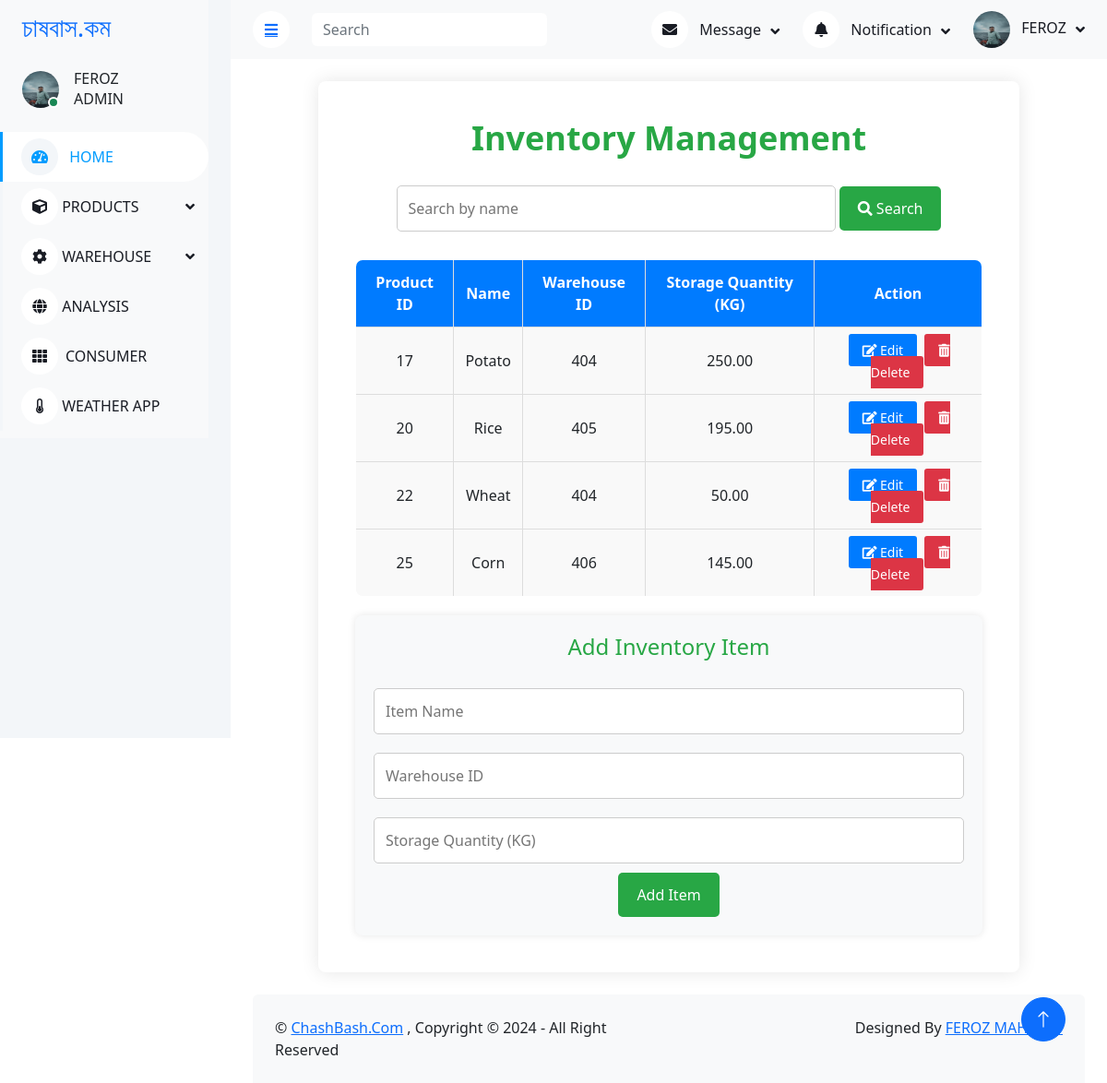
/pages/AdminInventory.php, run on the app's committed database.
### tables this page shows
CREATE TABLE `inventory` (
  `PrimaryID` int(11) NOT NULL,
  `name` varchar(255) NOT NULL,
  `warehouseID` varchar(50) NOT NULL,
  `storage_quantity_kg` decimal(10,2) NOT NULL
);

### pages/AdminInventory.php (the view, shortened to what this page needs)
<?php
$host = 'localhost';
$dbname = 'tutorial';
$username = 'root';
$password = '';
try {
    $pdo = new PDO("mysql:host=$host;dbname=$dbname;charset=utf8", $username, $password);
    $pdo->setAttribute(PDO::ATTR_ERRMODE, PDO::ERRMODE_EXCEPTION);
} catch (PDOException $e) {
    die("Database connection failed: " . $e->getMessage());
}
$search = $_GET['search'] ?? '';
$stmt = $pdo->prepare("SELECT * FROM inventory WHERE name LIKE ?");
$stmt->execute(['%' . $search . '%']);
$inventory = $stmt->fetchAll(PDO::FETCH_ASSOC);
?>
<!DOCTYPE html>
<html lang="en">
<head>
    <link href="https://cdnjs.cloudflare.com/ajax/libs/font-awesome/5.10.0/css/all.min.css" rel="stylesheet">
    <link href="https://cdn.jsdelivr.net/npm/bootstrap-icons@1.4.1/font/bootstrap-icons.css" rel="stylesheet">
    <link href="../lib/owlcarousel/assets/owl.carousel.min.css" rel="stylesheet">
    <link href="../lib/tempusdominus/css/tempusdominus-bootstrap-4.min.css" rel="stylesheet" />
    <link href="../css/bootstrap.min.css" rel="stylesheet">
    <link href="../css/FarmerDashboard.css" rel="stylesheet">
</head>
<body>
    <div class="container-xxl position-relative bg-white d-flex p-0">
       <div class="sidebar pe-4 pb-3">
            <nav class="navbar bg-light navbar-light">
                <a href="admin_index.php" class="navbar-brand mx-4 mb-3">
                    <h3 class="text-primary"></i>চাষবাস.কম</h3>
                </a>
                <div class="d-flex align-items-center ms-4 mb-4">
                    <div class="position-relative">
                        <img class="rounded-circle" src="../images/FarmerDashboard/a_user.jpeg" alt="" style="width: 40px; height: 40px;">
                        <div class="bg-success rounded-circle border border-2 border-white position-absolute end-0 bottom-0 p-1"></div>
                    </div>
                    <div class="ms-3">
                        <h6 class="mb-0">FEROZ</h6>
                        <span> ADMIN </span>
                    </div>
                </div>
                <div class="navbar-nav w-100">
                    <a href="admin_index.php" class="nav-item nav-link active"><i class="fa fa-tachometer-alt me-2"></i> HOME </a>
                    <div class="nav-item dropdown">
                        <div class="nav-item dropdown">
                            <div class="nav-item dropdown">
                                <a href="add_new.php" class="nav-link dropdown-toggle" data-bs-toggle="dropdown"><i class="fa fa-cube"></i> PRODUCTS </a>
                            </div>
                            <div class="nav-item dropdown">
                        <a href="#" class="nav-link dropdown-toggle" data-bs-toggle="dropdown"><i class="fa fa-cog"></i> WAREHOUSE </a>
                    <a href="ProductAnalysis.php" class="nav-item nav-link"><i class="fa fa-globe"></i> ANALYSIS </a>
                    <a href="AdminConsumer.php" class="nav-item nav-link"><i class="fa fa-th me-2"></i>CONSUMER </a>
                    <a href="weather.php" class="nav-item nav-link"><i class="fa fa-thermometer-quarter"></i> WEATHER APP </a>
                        </div>
                    </div>
                </div>
            </nav>
        </div>
        <div class="content">
            <nav class="navbar navbar-expand bg-light navbar-light sticky-top px-4 py-0">
                <a href="#" class="sidebar-toggler flex-shrink-0">
                    <i class="fa fa-bars"></i>
                </a>
                <form class="d-none d-md-flex ms-4">
                    <input class="form-control border-0" type="search" placeholder="Search">
                </form>
                <div class="navbar-nav align-items-center ms-auto">
                    <div class="nav-item dropdown">
                        <a href="#" class="nav-link dropdown-toggle" data-bs-toggle="dropdown">
                            <i class="fa fa-envelope me-lg-2"></i>
                            <span class="d-none d-lg-inline-flex">Message</span>
                        </a>
                    </div>
                    <div class="nav-item dropdown">
                        <a href="#" class="nav-link dropdown-toggle" data-bs-toggle="dropdown">
                            <i class="fa fa-bell me-lg-2"></i>
                            <span class="d-none d-lg-inline-flex">Notification</span>
                        </a>
                    </div>
                    <div class="nav-item dropdown">
                        <a href="#" class="nav-link dropdown-toggle" data-bs-toggle="dropdown">
                            <img class="rounded-circle me-lg-2" src="../images/FarmerDashboard/a_user.jpeg"" alt="" style="width: 40px; height: 40px;">
                            <span class="d-none d-lg-inline-flex">FEROZ</span>
                        </a>
                    </div>
                </div>
            </nav>
            <br>
</head>
<body>
    <div class="container">
        <h1>Inventory Management</h1>
        <form method="GET" action="">
            <input type="text" name="search" placeholder="Search by name" class="search-box" value="<?= htmlspecialchars($search) ?>">
            <button type="submit" class="search-btn"><i class="fas fa-search"></i> Search</button>
        </form>
        <table>
            <thead>
                <tr>
                    <th>Product ID</th>
                    <th>Name</th>
                    <th>Warehouse ID</th>
                    <th>Storage Quantity (KG)</th>
                    <th>Action</th>
                </tr>
            </thead>
            <tbody>
                <?php foreach ($inventory as $item): ?>
                    <tr>
                        <td><?= $item['PrimaryID'] ?></td>
                        <td><?= htmlspecialchars($item['name']) ?></td>
                        <td><?= htmlspecialchars($item['warehouseID']) ?></td>
                        <td><?= $item['storage_quantity_kg'] ?></td>
                        <td>
                            <a href="?edit=<?= $item['PrimaryID'] ?>" class="action-btn"><i class="fas fa-edit"></i> Edit</a>
                            <a href="?delete=<?= $item['PrimaryID'] ?>" class="action-btn delete"><i class="fas fa-trash-alt"></i> Delete</a>
                        </td>
                    </tr>
                <?php endforeach; ?>
            </tbody>
        </table>
        <form method="POST" class="add-form">
            <h2>Add Inventory Item</h2>
            <input type="text" name="name" class="form-input" placeholder="Item Name" required>
            <input type="text" name="warehouseID" class="form-input" placeholder="Warehouse ID" required>
            <input type="number" name="storage_quantity_kg" class="form-input" placeholder="Storage Quantity (KG)" step="0.01" required>
            <button type="submit" name="add">Add Item</button>
        </form>
    </div>
</body>
</html>
            <div class="container-fluid pt-4 px-4">
                <div class="bg-light rounded-top p-4">
                    <div class="row">
                        <div class="col-12 col-sm-6 text-center text-sm-start">
                            &copy; <a href="#">ChashBash.Com</a> , Copyright © 2024 - All Right Reserved
                        </div>
                        <div class="col-12 col-sm-6 text-center text-sm-end">
                            Designed By <a href="">FEROZ MAHMUD</a>
                        </div>
                    </div>
                </div>
            </div>
        <a href="#" class="btn btn-lg btn-primary btn-lg-square back-to-top"><i class="bi bi-arrow-up"></i></a>
</body>
</html>

### css/FarmerDashboard.css (style rules this page uses)
:root { --primary: #009CFF; --light: #F3F6F9; --dark: #191C24; }
.back-to-top { position: fixed; display: none; right: 45px; bottom: 45px; z-index: 99; }
.btn { transition: .5s; }
.btn.btn-primary { color: #FFFFFF; }
.btn-lg-square { width: 48px; height: 48px; }
.btn-square, .btn-sm-square, .btn-lg-square { padding: 0; display: inline-flex; align-items: center; justify-content: center; font-weight: normal; border-radius: 50px; }
.sidebar { position: fixed; top: 0; left: 0; bottom: 0; width: 250px; height: 100vh; overflow-y: auto; background: var(--light); transition: 0.5s; z-index: 999; }
.content { margin-left: 250px; min-height: 100vh; background: #FFFFFF; transition: 0.5s; }
@media (min-width: 992px) { .sidebar { margin-left: 0; } }
@media (min-width: 992px) { .content { width: calc(100% - 250px); } }
.sidebar .navbar .navbar-nav .nav-link { padding: 7px 20px; color: var(--dark); font-weight: 500; border-left: 3px solid var(--light); border-radius: 0 30px 30px 0; outline: none; }
.sidebar .navbar .navbar-nav .nav-link:hover, .sidebar .navbar .navbar-nav .nav-link.active { color: var(--primary); background: #FFFFFF; border-color: var(--primary); }
.sidebar .navbar .navbar-nav .nav-link i { width: 40px; height: 40px; display: inline-flex; align-items: center; justify-content: center; background: #FFFFFF; border-radius: 40px; }
.sidebar .navbar .navbar-nav .nav-link:hover i, .sidebar .navbar .navbar-nav .nav-link.active i { background: var(--light); }
.sidebar .navbar .dropdown-toggle::after { position: absolute; top: 15px; right: 15px; border: none; content: "\f107"; font-family: "Font Awesome 5 Free"; font-weight: 900; transition: .5s; }
.content .navbar .navbar-nav .nav-link { margin-left: 25px; padding: 12px 0; color: var(--dark); outline: none; }
.content .navbar .sidebar-toggler, .content .navbar .navbar-nav .nav-link i { width: 40px; height: 40px; display: inline-flex; align-items: center; justify-content: center; background: #FFFFFF; border-radius: 40px; }
.content .navbar .dropdown-toggle::after { margin-left: 6px; vertical-align: middle; border: none; content: "\f107"; font-family: "Font Awesome 5 Free"; font-weight: 900; transition: .5s; }
input, label { margin: 0.4rem 0; }

### pages/AdminInventory.php (style rules this page uses)
.container { width: 80%; max-width: 1000px; background-color: #fff; padding: 40px; box-shadow: 0 0 20px rgba(0, 0, 0, 0.1); border-radius: 8px; box-sizing: border-box; text-align: center; }
h1 { color: #28a745; font-size: 36px; margin-bottom: 20px; font-weight: bold; }
.search-box { width: 70%; padding: 12px; font-size: 16px; border-radius: 5px; border: 1px solid #ccc; margin: 10px 0; transition: border-color 0.3s ease; }
.search-btn { padding: 12px 20px; background-color: #28a745; color: white; border: none; cursor: pointer; border-radius: 5px; font-size: 16px; transition: background-color 0.3s ease; }
table { width: 100%; margin-top: 20px; border-collapse: collapse; border-radius: 8px; overflow: hidden; }
table, th, td { border: 1px solid #ddd; }
th, td { padding: 12px; text-align: center; font-size: 16px; }
th { background-color: #007bff; color: white; }
td { background-color: #f9f9f9; }
.action-btn { padding: 8px 15px; margin: 2px; text-decoration: none; color: white; background-color: #007bff; border-radius: 3px; font-size: 14px; transition: background-color 0.3s ease; }
.action-btn.delete { background-color: #dc3545; }
.add-form, .edit-form { background-color: #f8f9fa; border-radius: 8px; padding: 20px; box-shadow: 0 0 8px rgba(0, 0, 0, 0.1); margin-top: 20px; }
.add-form h2, .edit-form h2 { color: #28a745; font-size: 24px; margin-bottom: 20px; }
.form-input { width: 100%; padding: 12px; margin: 10px 0; border: 1px solid #ccc; border-radius: 5px; font-size: 16px; transition: border-color 0.3s ease; }
button[type="submit"] { padding: 12px 20px; background-color: #28a745; color: white; border: none; border-radius: 5px; font-size: 16px; cursor: pointer; transition: background-color 0.3s ease; }

### data on the page
inventory: PrimaryID "17", name "Potato", warehouseID "404", storage_quantity_kg "250.00"
inventory: PrimaryID "20", name "Rice", warehouseID "405", storage_quantity_kg "195.00"
inventory: PrimaryID "22", name "Wheat", warehouseID "404", storage_quantity_kg "50.00"
inventory: PrimaryID "25", name "Corn", warehouseID "406", storage_quantity_kg "145.00"
